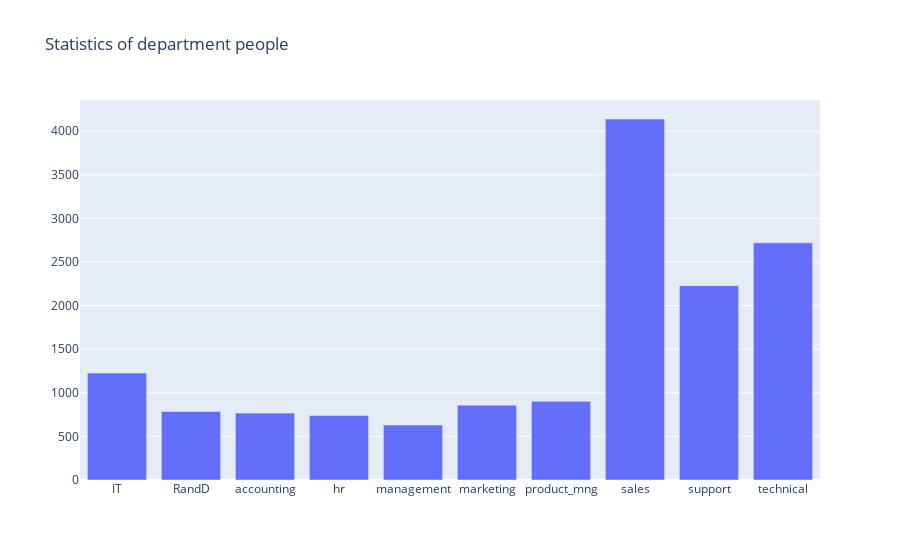

The notebook cell saved with this chart:
### Code cell
trace0 = go.Bar(
    x=people_department.index,
    y=people_department.count_peaople,
    name='Sales'
)

  
data = [trace0]
layout = {'title': 'Statistics of department people'}

fig = go.Figure(data=data, layout=layout)

iplot(fig)

### Figure 1 — Plotly figure (JSON) as saved in the notebook; plotly's stock layout.template omitted (floating-point values rounded to 4 significant figures)
{"data": [{"name": "Sales", "type": "bar", "x": ["IT", "RandD", "accounting", "hr", "management", "marketing", "product_mng", "sales", "support", "technical"], "y": [1227, 787, 767, 739, 630, 858, 902, 4140, 2229, 2720]}], "layout": {"title": {"text": "Statistics of department people"}}}
